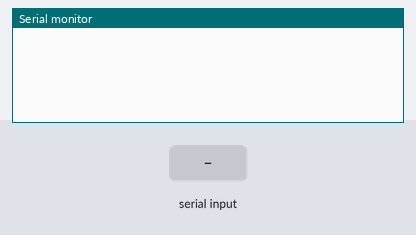
This sketch was run on a simulated Arduino Uno, built with avr-gcc and run on an emulated ATmega328P. On the bench: the last lines printed to the serial monitor. The inputs (shaded band) are chosen by the test bench.

Above: at 1.2 s.
1.3 s: "90,45\n" received over Serial
At 2.2 s:
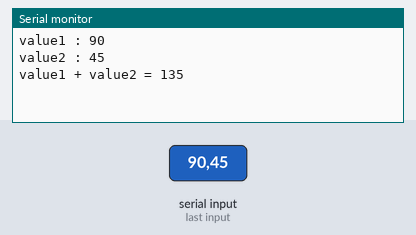
2.8 s: "30,150\n" received over Serial
At 5.3 s:
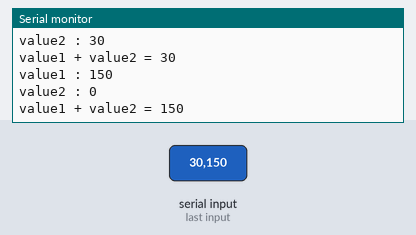
Timing chart, 0 to 6.8 s (numbered marks = the images above; inputs shaded):
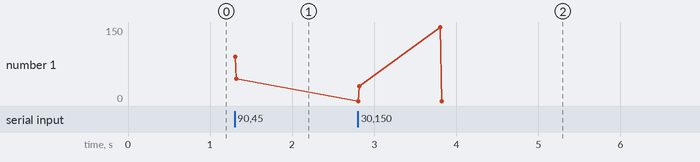

The sketch:

p._43.ino
```cpp
void setup() {
  Serial.begin(9600);

}

void loop() {
  if(Serial.available()){
    long value1 = Serial.parseInt();
    long value2 = Serial.parseInt();

    Serial.print("value1 : ");
    Serial.println(value1);
    Serial.print("value2 : ");
    Serial.println(value2);
    Serial.print("value1 + value2 = ");
    Serial.println(value1 + value2);
  }

}
```

Measured:
- after the input at 1.3 s, the serial monitor: prints a new line at once (image 1)
- after the input at 2.8 s, the serial monitor: prints a new line at once (image 2)
